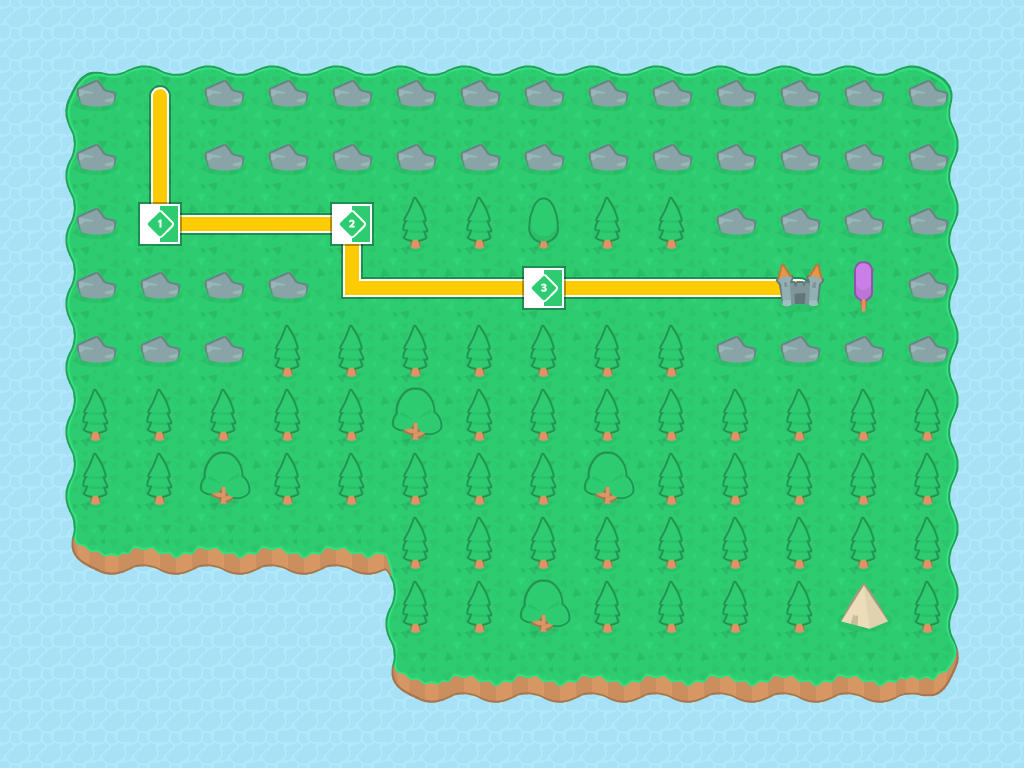

A level layout from a 2D game, rendered from its tile map. Below: a short description, then the map file with tile-grid data replaced by summaries:
An orthogonal 16x12 tile map with 64x64 px tiles, 4 tile layers (Tile Layer 1, Tile Layer 2, Tile Layer 3, Tile Layer 4).

<map version="1.0" orientation="orthogonal" renderorder="right-down" width="16" height="12" tilewidth="64" tileheight="64" nextobjectid="1">
 <tileset firstgid="1" name="map" tilewidth="64" tileheight="64" tilecount="204" columns="17">
  <image source="mapPack_tilesheet.png" width="1088" height="768" />
 </tileset>
 <layer name="Tile Layer 1" width="16" height="12">
  <data>[192 cells, 192 non-empty, 1 distinct tile ids]</data>
 </layer>
 <layer name="Tile Layer 2" width="16" height="12">
  <data>[192 cells, 130 non-empty, 10 distinct tile ids]</data>
 </layer>
 <layer name="Tile Layer 3" width="16" height="12">
  <data>[192 cells, 116 non-empty, 12 distinct tile ids]</data>
 </layer>
 <layer name="Tile Layer 4" width="16" height="12">
  <data>[192 cells, 4 non-empty, 4 distinct tile ids]</data>
 </layer>
</map>
